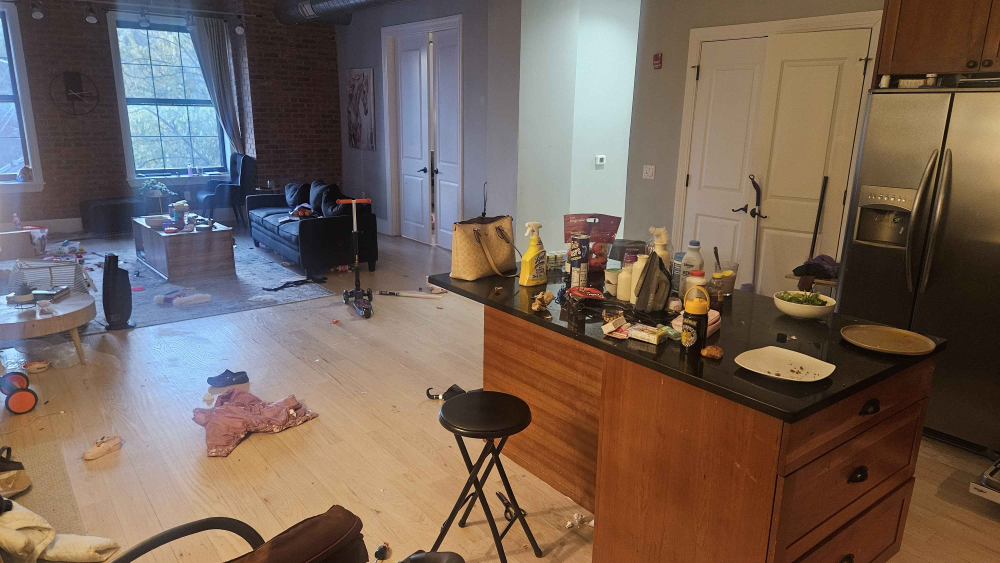
#> input picture look/room_photos/20261117_161418.jpg, 4000 x 2252 px, found by its file name (shown at 1/4 size)
$ python make_compare.py
#> lines starting #> are read from the running program, lines starting #| are printed output that depends on the picture
# Side-by-side sheet: room photos (17 Nov, messy start) vs final_look_v4 path-traced renders of the episode START state.
# AI-operated. Usage: py make_compare.py [render_folder]
import os, sys
import numpy as np
from PIL import Image, ImageDraw, ImageFont
P = r"C:\Users\raresense\sim_home\apartment\room_photos"
R = sys.argv[1] if len(sys.argv) > 1 else r"C:\Users\raresense\sim_home\apartment\final_look_v4"
pairs = [("20261117_161418.jpg", "room_photo161418_pt_1080.png"), ("20261117_161423.jpg", "room_photo161423_pt_1080.png"),
         ("20261117_161414.jpg", "kitchen_photo161414_pt_1080.png"), ("20261117_161426.jpg", "room_photo161426_pt_1080.png")]
W, H = 960, 540
sheet = Image.new("RGB", (2 * W, len(pairs) * (H + 30) + 40), (20, 20, 20)); d = ImageDraw.Draw(sheet)
#> after `sheet = Image.new('RGB', (2 * W, len(pairs) * (H + 30) + 40), (20, 20,`: sheet: PIL image 1920x2320 RGB; every value is 20
try: f = ImageFont.truetype("arial.ttf", 22)
except Exception: f = None
d.text((10, 8), "Photo (17 Nov, messy)  |  Isaac Sim PATH TRACED 64 spp + denoiser, episode START state, final_look_v4  (AI-operated)", fill=(255, 255, 255), font=f)
for i, (a, b) in enumerate(pairs):
    y = 40 + i * (H + 30); lum = []
    for j, path in enumerate((os.path.join(P, a), os.path.join(R, b))):
        im = Image.open(path).convert("RGB"); im = im.resize((W, int(W * im.height / im.width))).crop((0, 0, W, H))
#> further down, im is the input picture: PIL image 4000x2252 RGB; mean R, G, B 117.3, 100.2, 88.9
#> after `im = im.resize((W, int(W * im.height / im.width))).crop((0, 0, W, H))`:
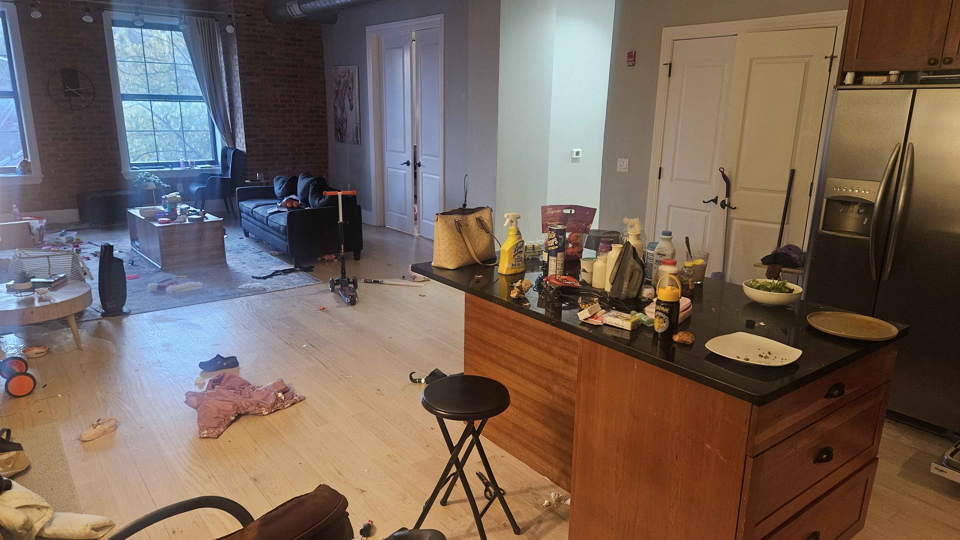
#> im: PIL image 960x540 RGB; mean R, G, B 117.3, 100.2, 88.9
        lum.append(float(np.asarray(im.convert("L"), float).mean()))
        sheet.paste(im, (j * W, y)); d.text((j * W + 8, y + H + 4), os.path.basename(path), fill=(220, 220, 220), font=f)
#> after `sheet.paste(im, (j * W, y))`:
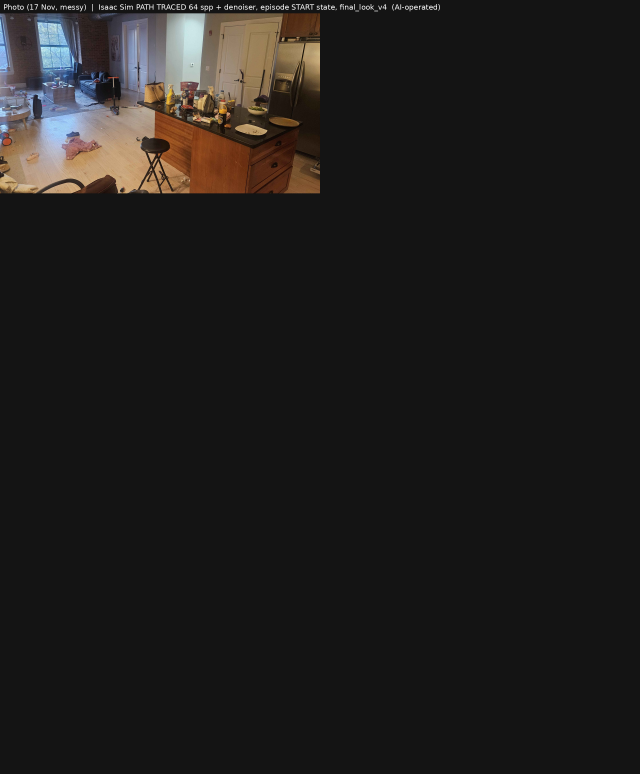
#> sheet: PIL image 1920x2320 RGB (shown at 1/3 size); mean R, G, B 31.6, 29.6, 28.3
    print(b, "mean luma photo %.0f render %.0f" % tuple(lum))
#> pass 2 of the loop `for i, (a, b) in enumerate(pairs):`:
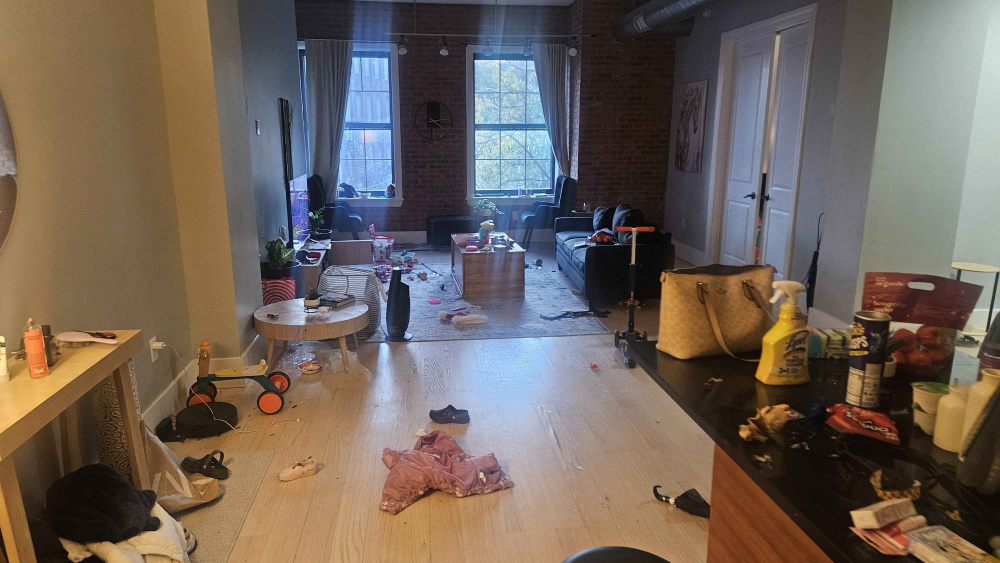
#> input picture look/room_photos/20261117_161423.jpg, 4000 x 2252 px, found by its file name (shown at 1/4 size)
#> im is the input picture: PIL image 4000x2252 RGB; mean R, G, B 111.4, 98.8, 89.6
#> `im = im.resize((W, int(W * im.height / im.width))).crop((0, 0, W, H))`:
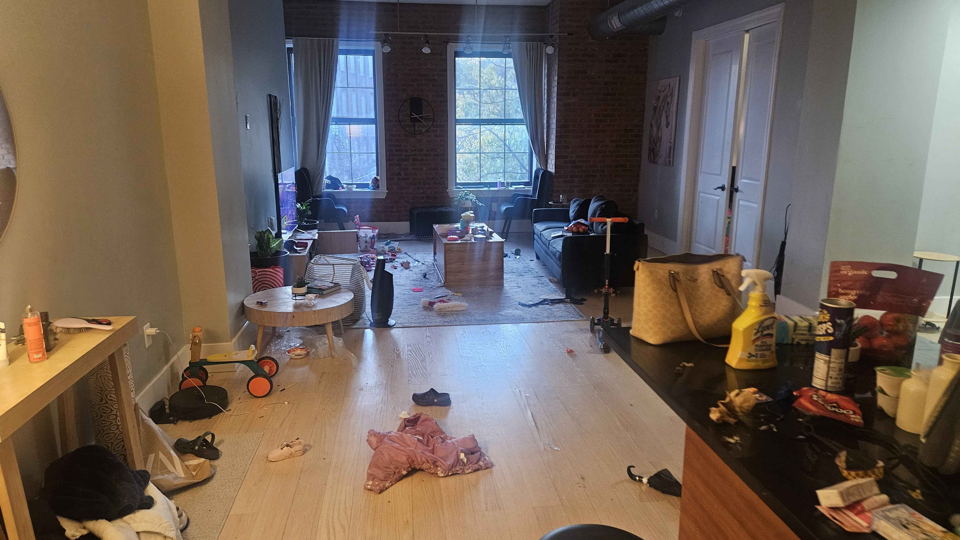
#> im: PIL image 960x540 RGB; mean R, G, B 111.4, 98.8, 89.6
#> `sheet.paste(im, (j * W, y))`:
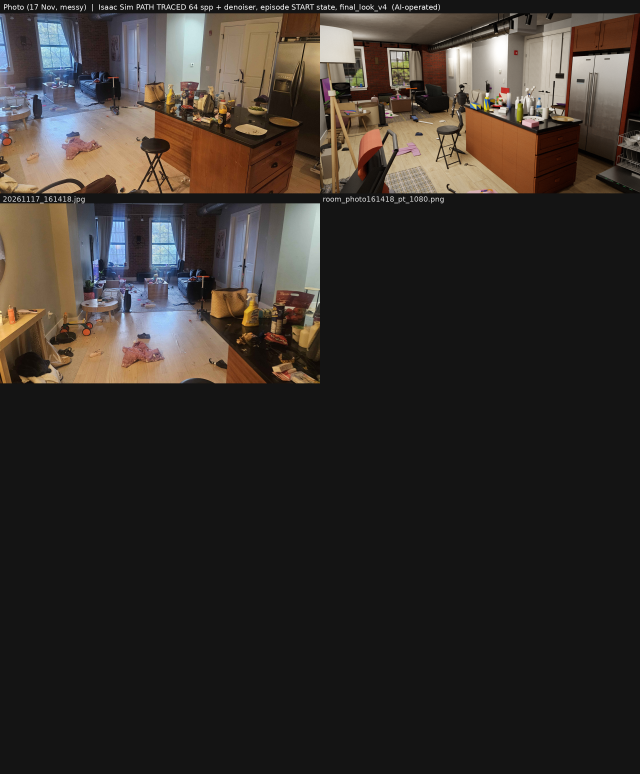
#> sheet: PIL image 1920x2320 RGB (shown at 1/3 size); mean R, G, B 53.7, 47.9, 43.5
#> pass 3 of the loop `for i, (a, b) in enumerate(pairs):`:
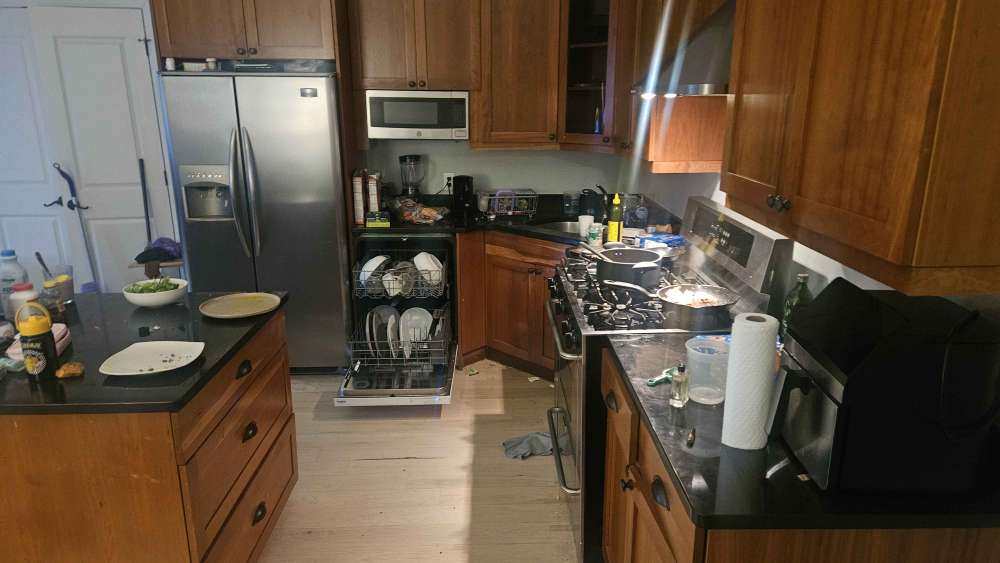
#> input picture look/room_photos/20261117_161414.jpg, 4000 x 2252 px, found by its file name (shown at 1/4 size)
#> im is the input picture: PIL image 4000x2252 RGB; mean R, G, B 97.6, 81.6, 64.8
#> `im = im.resize((W, int(W * im.height / im.width))).crop((0, 0, W, H))`:
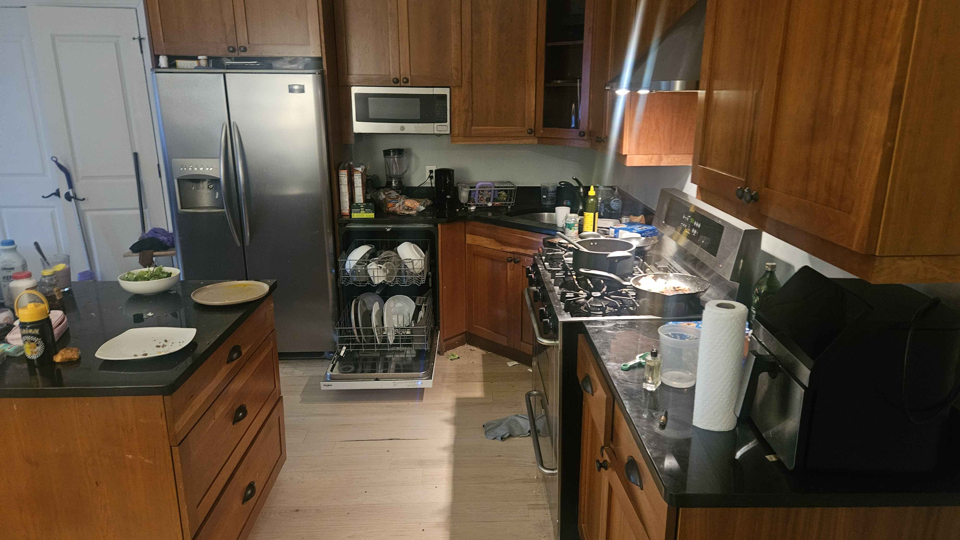
#> im: PIL image 960x540 RGB; mean R, G, B 97.6, 81.6, 64.8
#> `sheet.paste(im, (j * W, y))`:
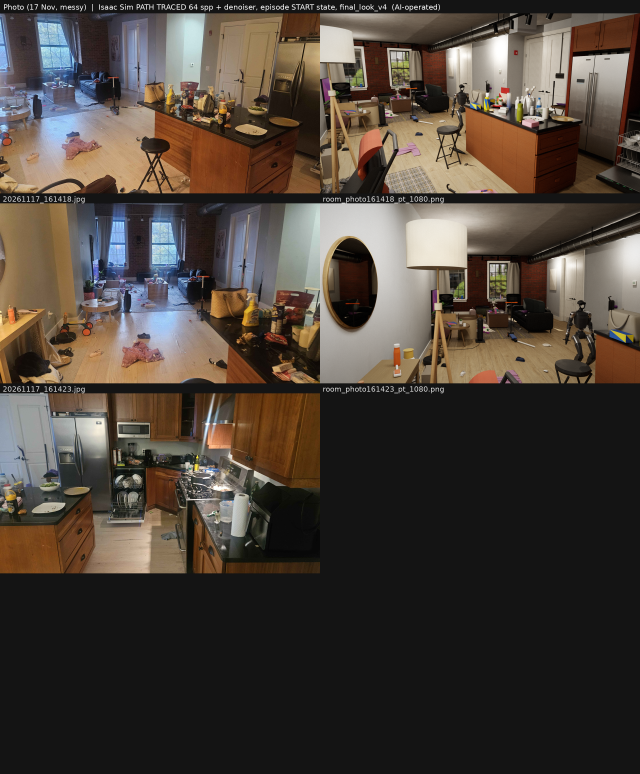
#> sheet: PIL image 1920x2320 RGB (shown at 1/3 size); mean R, G, B 74.9, 65.7, 57.7
#> (the run stopped early here; a loop or call above may not have finished)
